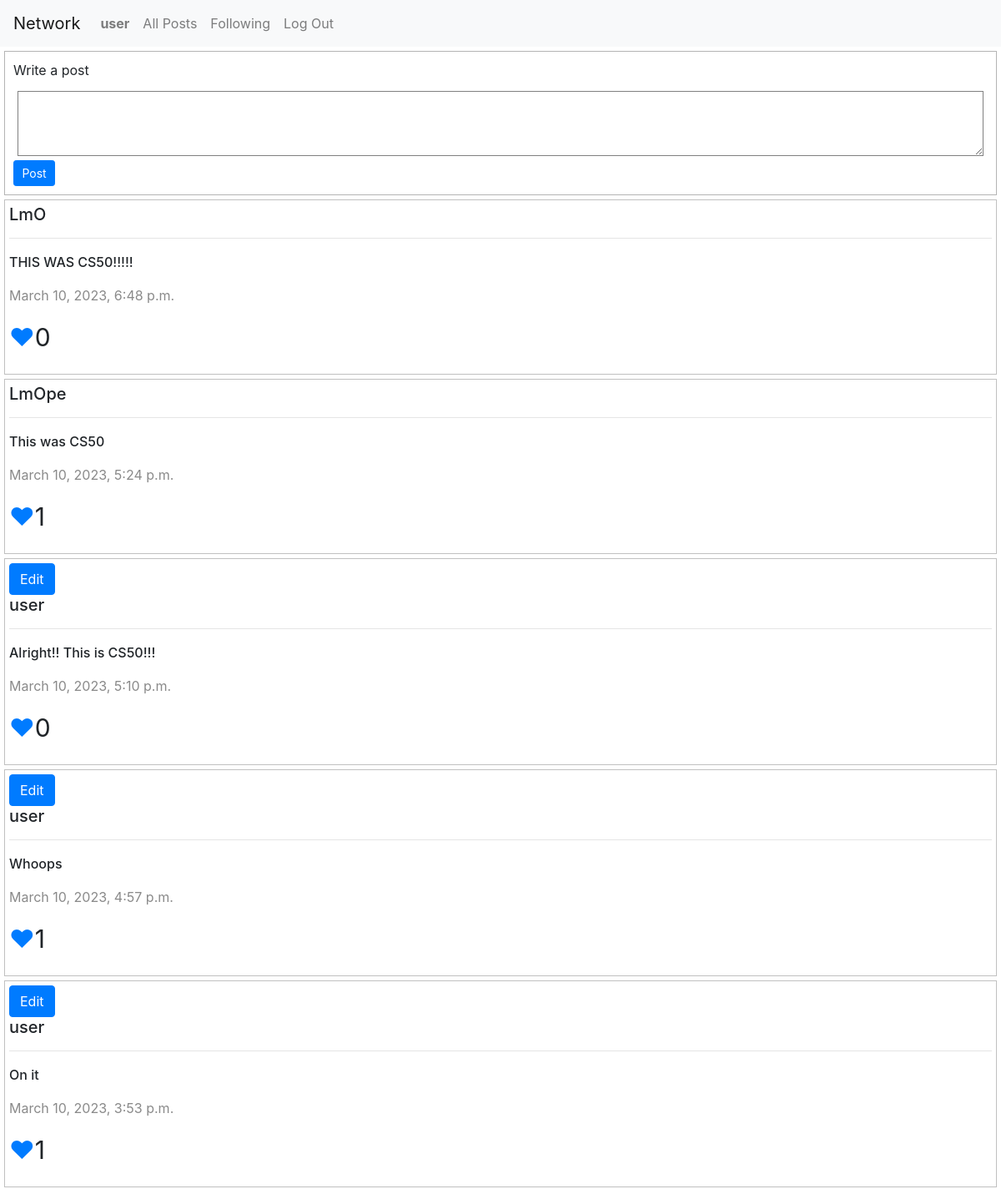
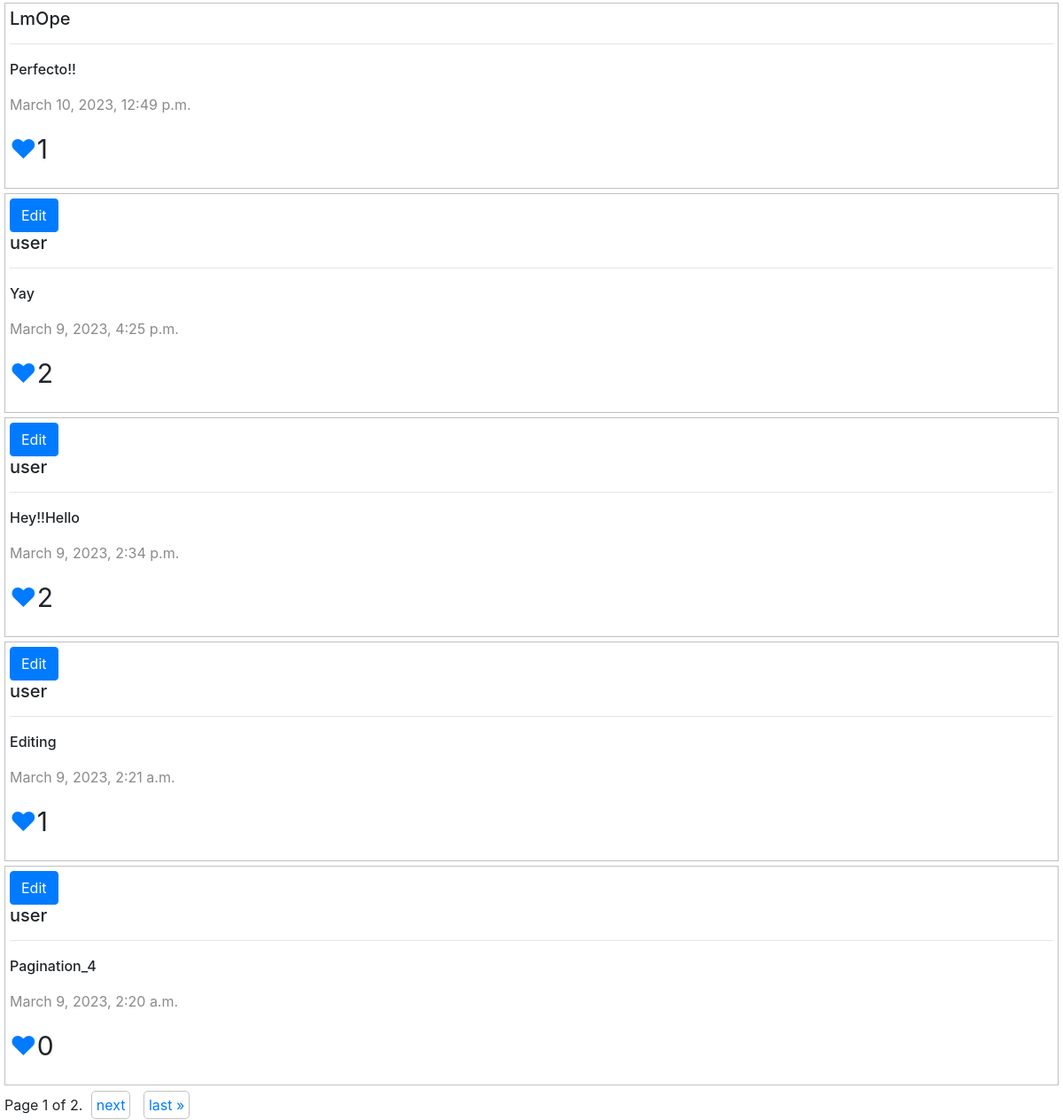
/posts?page=1&check=2 (signed in), run on the app's committed database (2 pictures, top to bottom).
### network/models.py (models this page shows, shortened)
class User(AbstractUser):
    pass

class Post(models.Model):
    poster = models.ForeignKey("User", on_delete=models.CASCADE, related_name="posts")
    content = models.TextField()
    time = models.DateTimeField(auto_now_add=True)
    likes = models.IntegerField(default=0)

### network/views.py (the view)
# urls.py: path("posts", views.posts, name="posts"),
def posts(request):
    if int(request.GET.get('check')) == 1:
        user = User.objects.filter(username=request.user).first()
        posts = []
        user_post = []
        followings = user.followings.all()
        if followings:
            for following in followings:
                user_post = following.following.posts.all()
                for post in user_post:
                    posts.append(post)
        posts.sort(key=lambda x:x.id)
        posts.reverse()
        paginator = Paginator(posts, 10)
        page_number = request.GET.get('page')
        page_obj = paginator.get_page(page_number)
        return render(request, 'network/index.html', {
            'page_obj': page_obj,
            'check': int(request.GET.get('check'))
            })
    else:
        posts = Post.objects.order_by("-time").all()
        paginator = Paginator(posts, 10)
        page_number = request.GET.get('page')
        page_obj = paginator.get_page(page_number)
        return render(request, 'network/index.html', {
            'page_obj': page_obj,
            'check': int(request.GET.get('check'))
            })

### network/templates/network/index.html (shortened to what this page needs)
{% extends "network/layout.html" %}
{% load static %}
{% block body %}
<section id="posts-page">
    {% if user.is_authenticated %}
    <div id="new_post">
        <form id="post-form">
            <label>Write a post</label>
            <textarea required aria-label="Write a post" type="text" id="content" cols="80" rows="3"></textarea>
            <input type="submit" id="submit_post" value="Post" class="btn btn-sm btn-primary" />
        </form>
    </div>
    {% endif %}
    <div id="posts">
        {% for post in page_obj %}
        <div class="post">
        {% if post.poster == user %}
        <button class="btn btn-primary edit">Edit</button>
        {% endif %}
        <h5 class="poster">{{ post.poster }}</h5>
        <hr>
        <p class="post-content">{{ post.content }}</p>
        <p class="time">{{ post.time }}</p>
        <p class="likes"><a class="like" href=#><span class="id" hidden>{{ post.id }}</span>&hearts;</a>{{ post.likes }}</p>
        </div>
        {% endfor %}
        <div class="pagination">
            <span class="step-links">
                {% if page_obj %}
                <span class="current">Page {{ page_obj.number }} of {{ page_obj.paginator.num_pages }}.</span>
                {% endif %}
                {% if page_obj.has_next %}
                <a class="page-item" href="posts?page={{ page_obj.next_page_number }}&check={{check}}">next</a>
                <a class="page-item" href="posts?page={{ page_obj.paginator.num_pages }}&check={{check}}">last &raquo;</a>
                {% endif %}
            </span>
        </div>
    </div>
</section>
{% endblock %}

### network/templates/network/layout.html (shortened to what this page needs)
{% load static %}
<!DOCTYPE html>
<html lang="en">
<head>
    <link rel="stylesheet" href="https://stackpath.bootstrapcdn.com/bootstrap/4.4.1/css/bootstrap.min.css"
>
    <link href="{% static 'network/styles.css' %}" rel="stylesheet">
</head>
<body>
    <nav class="navbar navbar-expand-lg navbar-light bg-light">
        <a class="navbar-brand" href="posts?page=1&check=2">Network</a>
        <div>
            <ul class="navbar-nav mr-auto">
                {% if user.is_authenticated %}
                <li class="nav-item">
                    <a class="nav-link" href="posts?page=1&check=2"><strong id="user-name">{{ user.username }}</strong></a>
                </li>
                {% endif %}
                <li class="nav-item">
                    <a class="nav-link" href="posts?page=1&check=2">All Posts</a>
                </li>
                {% if user.is_authenticated %}
                <li class="nav-item">
                    <a id="following-post" class="nav-link" href="posts?page=1&check=1">Following</a>
                </li>
                <li class="nav-item">
                    <a class="nav-link" href="{% url 'logout' %}">Log Out</a>
                </li>
                {% endif %}
            </ul>
        </div>
    </nav>
    <div class="body">
        {% block body %}
        {% endblock %}
    </div>
</body>
</html>

### network/static/network/styles.css (style rules this page uses)
.likes { font-size: 30px; }
@media (min-width: 992px) { .navbar-expand-lg { display: flex !important; } }
.poster, .like, #follow, #unfollow, .edit, #submit_post { cursor: pointer; }
.post { margin: 5px; padding: 5px; border: 1px solid rgb(192, 192, 192); }
#post-form { display: flex; flex-direction: column; padding: 5px; }
#new_post { border: 1px solid rgb(180, 180, 180); padding: 5px; margin: 5px; }
#content { margin: 5px; border: 1px solid gray; }
.post-content { font-weight: 500; }
.time { color: rgb(138, 138, 138); }
.page-item { width: 50px !important; height: 50px !important; padding: 5px; margin: 5px; border: 1px solid rgb(194, 194, 194); border-radius: 5px; }
.pagination { margin: 5px; margin-top: 10px; }
#submit_post { width: 50px; }

### data on the page
User: username "user"
Post: poster "LmO", content "THIS WAS CS50!!!!!", time "March 10, 2023, 6:48 p.m.", likes "0"
Post: poster "LmOpe", content "This was CS50", time "March 10, 2023, 5:24 p.m.", likes "1"
Post: shows "Edit", poster "user", content "Alright!! This is CS50!!!", time "March 10, 2023, 5:10 p.m.", likes "0"
Post: shows "Edit", poster "user", content "Whoops", time "March 10, 2023, 4:57 p.m.", likes "1"
Post: shows "Edit", poster "user", content "On it", time "March 10, 2023, 3:53 p.m.", likes "1"
Post: poster "LmOpe", content "Perfecto!!", time "March 10, 2023, 12:49 p.m.", likes "1"
Post: shows "Edit", poster "user", content "Yay", time "March 9, 2023, 4:25 p.m.", likes "2"
Post: shows "Edit", poster "user", content "Hey!!Hello", time "March 9, 2023, 2:34 p.m.", likes "2"
Post: shows "Edit", poster "user", content "Editing", time "March 9, 2023, 2:21 a.m.", likes "1"
Post: shows "Edit", poster "user", content "Pagination_4", time "March 9, 2023, 2:20 a.m.", likes "0"

### other printed values
{{ page_obj.number }} "1"
{{ page_obj.paginator.num_pages }} "2"
